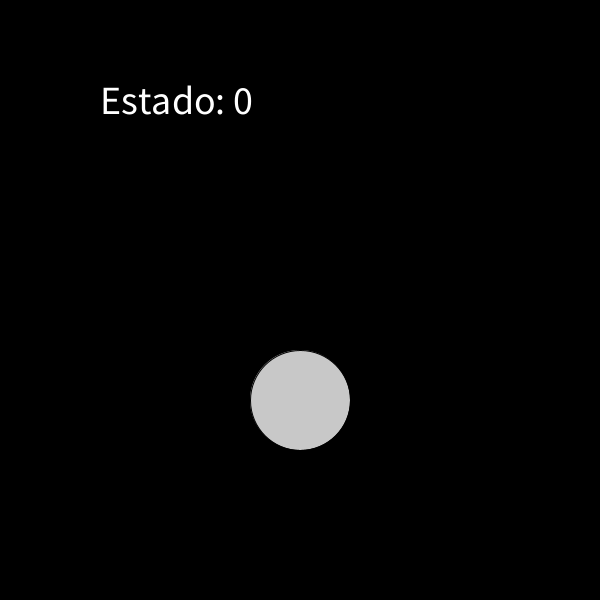
Frame 1 (no input)
Frame 60 (the mouse pressed at the canvas centre just before this capture): identical to frame 1, image omitted
Frame 120 (the mouse held since frame 60 and released just before this capture): identical to frame 1, image omitted

The Processing sketch that drew this single still picture (run headless with seeded random() and noise(); from frame 60 on, the mouse is pressed at the canvas centre):

// Processing sketch: ej15b_estados_y_botones
// ── ej15b_estados_y_botones.pde

// explicación de case, como alternativa a if else if
// logica de estados --> codificación del diagrama de flujo

int estado;  //la variable maestra que maneja el programa
boolean apreteBotonMenu;

void setup(){
  size( 600, 600 );
  estado = 0;  //0 es menu
  
  apreteBotonMenu = true;

}

void draw(){
  switch(estado){
    case 0:
      background( 0 );  //serian sus imagenes partiendo de arreglos
      
      textSize( 40 );
      textAlign( LEFT, CENTER );
      fill( 255 );
      text( "Estado: " + estado, 100, 100 );  //serian sus textos del cuento
      
      //programar un over boton
      if( dist(mouseX,mouseY,300,400)<=50 ){
        fill( 200, 0, 0 );
      }else{
        fill( 200 );
      }
      circle( 300, 400, 100 );  //mi boton para empezar la aventura
      
      println( "estas en el menu" );
      break;
    case 1:
      background( 200,0,0 );
      
      textSize( 40 );
      textAlign( LEFT, CENTER );
      fill( 255 );
      text( "Estado: " + estado, 100, 100 );
      
      println( "P01" );
      break;      
    case 2: 
      background( 0,200,0 );
      fill( 200,200,0);
      rect(0,0,300,600);
      
      textSize( 40 );
      textAlign( LEFT, CENTER );
      fill( 255 );
      text( "Estado: " + estado, 100, 100 );
      
      println( "P02" );
      break;  
    case 3: 
      background( 0,0,200 );
      
      textSize( 40 );
      textAlign( LEFT, CENTER );
      fill( 255 );
      text( "Estado: " + estado, 100, 100 );
      
      println( "P03" );
      break;  
    case 7: 
      background( 0,200,200 );
      
      textSize( 40 );
      textAlign( LEFT, CENTER );
      fill( 255 );
      text( "Estado: " + estado, 100, 100 );
      
      println( "P07" );
      break;  
    default:  //sino se cumple ninguno de los "casos" (condiciones
      println("Fuera de la aventura");
      break;
  }
  
}

void mousePressed(){  //aca se programan los botones
  
  //circle( 300, 400, 100 );
  background( 255, 0, 0 );
  
  if( estado == 0 && dist(mouseX,mouseY,300,400)<=50 ){
    estado = 1;
  }else if( estado == 1 ){
    estado = 2;
  }else if( estado == 2 ){
    if( mouseX < width/2 ){  //mitad izquierda de la pantalla
      estado = 3;
    }
    if( mouseX > width/2 ){  //mitad derecha de la pantalla
      estado = 7;
    }
  }

}
